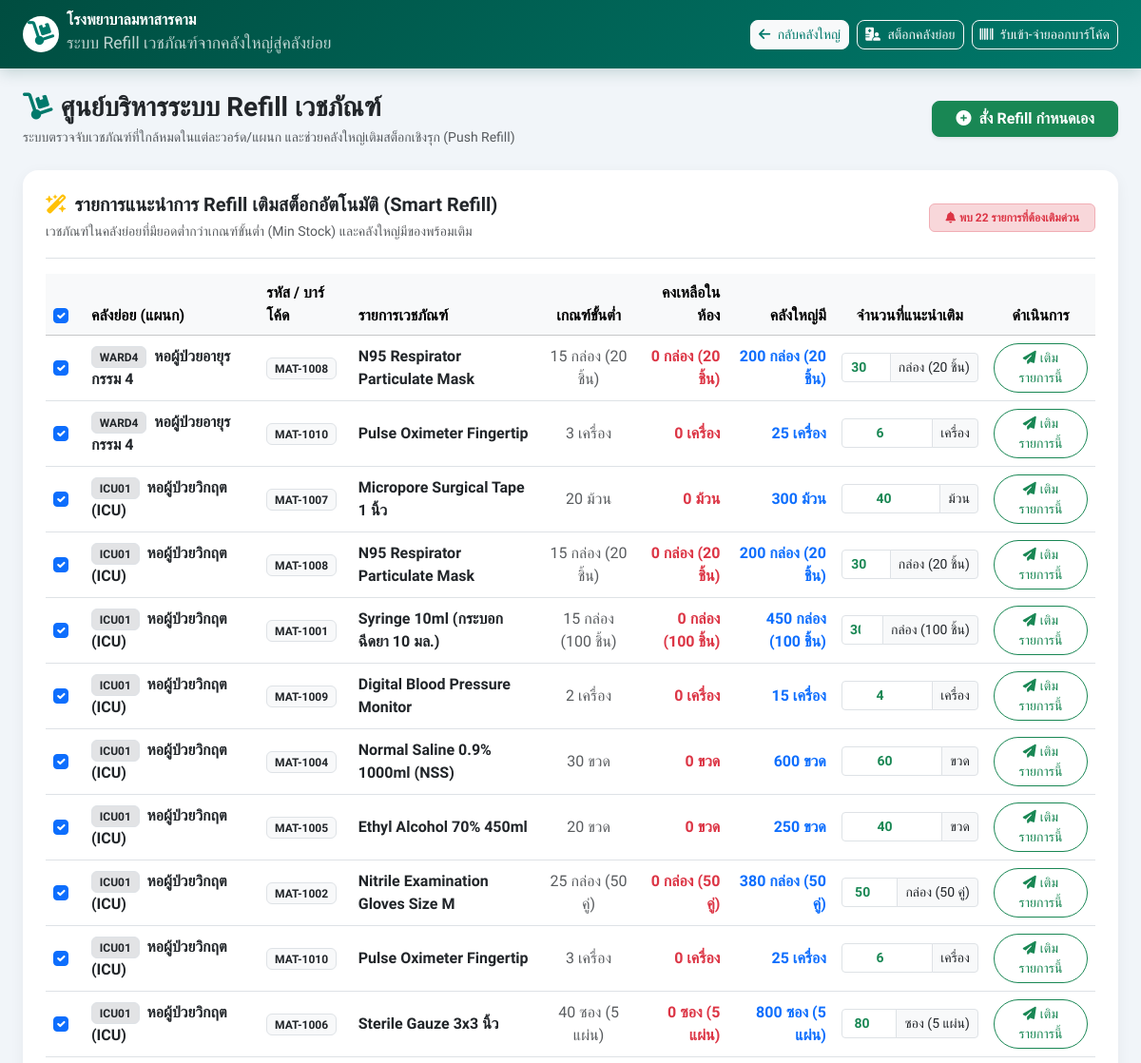
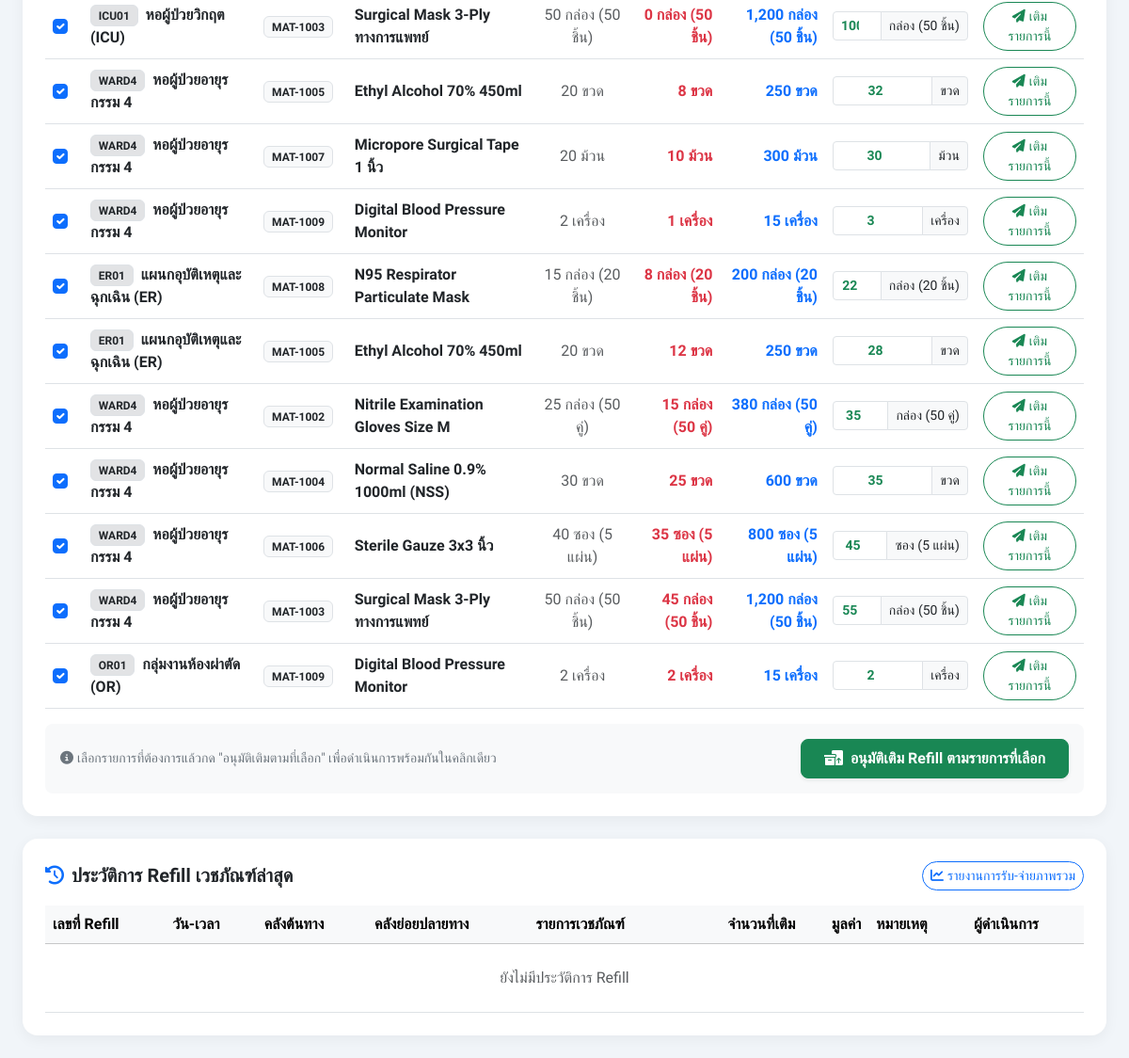
The app's page /admin/refill.php (signed in) with its own data (2 pictures, top to bottom).
### tables this page shows
CREATE TABLE `units` (
    `unit_id` INT AUTO_INCREMENT PRIMARY KEY,
    `unit_code` VARCHAR(50) NOT NULL UNIQUE,
    `unit_name` VARCHAR(150) NOT NULL,
    `phone` VARCHAR(50) DEFAULT NULL,
    `location` VARCHAR(150) DEFAULT NULL,
    `created_at` TIMESTAMP DEFAULT CURRENT_TIMESTAMP
);

CREATE TABLE `materials` (
    `material_id` INT AUTO_INCREMENT PRIMARY KEY,
    `material_code` VARCHAR(100) NOT NULL UNIQUE,
    `barcode` VARCHAR(100) NULL,
    `material_name` VARCHAR(200) NOT NULL,
    `category` VARCHAR(100) DEFAULT 'เวชภัณฑ์สิ้นเปลือง',
    `unit_unit` VARCHAR(50) NOT NULL DEFAULT 'ชิ้น',
    `unit_price` DECIMAL(10,2) NOT NULL DEFAULT 0.00,
    `supplier` VARCHAR(150) NULL DEFAULT 'องค์การเภสัชกรรม (GPO)',
    `lot_no` VARCHAR(100) NULL,
    `exp_date` DATE NULL,
    `min_stock` INT DEFAULT 10,
    `description` TEXT NULL,
    `created_at` TIMESTAMP DEFAULT CURRENT_TIMESTAMP
);

### config.php (called while the page is built, shortened)
<?php
function h($string) {
    return htmlspecialchars($string ?? '', ENT_QUOTES, 'UTF-8');
}
    ?>

### admin/refill.php (the view, shortened to what this page needs)
<?php
require_once __DIR__ . '/../config.php';
$suggestions = $pdo->query("
    SELECT u.unit_id, u.unit_code, u.unit_name, u.location,
           m.material_id, m.material_code, m.barcode, m.material_name, m.unit_unit, m.min_stock, m.unit_price,
           COALESCE(us.quantity, 0) AS unit_stock,
           COALESCE(c_us.quantity, 0) AS central_stock
    FROM units u
    CROSS JOIN materials m
    LEFT JOIN unit_stocks us ON u.unit_id = us.unit_id AND m.material_id = us.material_id
    LEFT JOIN unit_stocks c_us ON c_us.unit_id = 1 AND m.material_id = c_us.material_id
    WHERE u.unit_id != 1
      AND COALESCE(us.quantity, 0) <= m.min_stock
      AND COALESCE(c_us.quantity, 0) > 0
    ORDER BY (COALESCE(us.quantity, 0) / GREATEST(m.min_stock, 1)) ASC, u.unit_id ASC
")->fetchAll();
$refill_history = $pdo->query("
    SELECT ro.*, m.material_code, m.material_name, m.unit_unit, m.unit_price,
           u_from.unit_name AS from_unit_name,
           u_to.unit_name AS to_unit_name,
           usr.full_name AS created_by_name
    FROM refill_orders ro
    JOIN materials m ON ro.material_id = m.material_id
    JOIN units u_from ON ro.from_unit_id = u_from.unit_id
    JOIN units u_to ON ro.to_unit_id = u_to.unit_id
    LEFT JOIN users usr ON ro.created_by = usr.user_id
    ORDER BY ro.refill_id DESC
    LIMIT 30
")->fetchAll();
?>
<!DOCTYPE html>
<html lang="th">
<head>
    <link href="https://cdn.jsdelivr.net/npm/bootstrap@5.3.2/dist/css/bootstrap.min.css" rel="stylesheet">
    <link href="https://cdnjs.cloudflare.com/ajax/libs/font-awesome/6.5.1/css/all.min.css" rel="stylesheet">
</head>
<body>
<nav class="navbar navbar-expand-lg navbar-dark navbar-mhk sticky-top py-2">
    <div class="container-fluid px-lg-4">
        <a class="navbar-brand d-flex align-items-center" href="dashboard.php">
            <span class="bg-white text-success rounded-circle p-2 me-2 d-inline-flex align-items-center justify-content-center" style="width: 38px; height: 38px;">
                <i class="fa-solid fa-dolly fa-lg" style="color: #00796b;"></i>
            </span>
            <div>
                <span class="fw-bold d-block lh-1 fs-6 fs-md-5">โรงพยาบาลมหาสารคาม</span>
                <span class="small opacity-75 fs-7">ระบบ Refill เวชภัณฑ์จากคลังใหญ่สู่คลังย่อย</span>
            </div>
        </a>
        <div class="d-flex align-items-center gap-2">
            <a href="dashboard.php" class="btn btn-sm btn-light text-teal fw-medium rounded-3" style="color: #00796b;">
                <i class="fa-solid fa-arrow-left me-1"></i> กลับคลังใหญ่
            </a>
            <a href="subunits_stock.php" class="btn btn-sm btn-outline-light rounded-3">
                <i class="fa-solid fa-hospital-user me-1"></i> สต็อกคลังย่อย
            </a>
            <a href="stock_in_out.php" class="btn btn-sm btn-outline-light rounded-3">
                <i class="fa-solid fa-barcode me-1"></i> รับเข้า-จ่ายออกบาร์โค้ด
            </a>
        </div>
    </div>
</nav>
<div class="container-fluid py-4 px-lg-4">
    <div class="d-flex flex-column flex-md-row justify-content-between align-items-md-center gap-3 mb-4">
        <div>
            <h3 class="fw-bold text-dark mb-1">
                <i class="fa-solid fa-dolly text-teal me-2" style="color: #00796b;"></i>ศูนย์บริหารระบบ Refill เวชภัณฑ์
            </h3>
            <p class="text-muted small mb-0">ระบบตรวจจับเวชภัณฑ์ที่ใกล้หมดในแต่ละวอร์ด/แผนก และช่วยคลังใหญ่เติมสต็อกเชิงรุก (Push Refill)</p>
        </div>
        <button class="btn btn-success rounded-3 shadow-sm px-4 fw-semibold" data-bs-toggle="modal" data-bs-target="#modalManualRefill">
            <i class="fa-solid fa-plus-circle me-1"></i> สั่ง Refill กำหนดเอง
        </button>
    </div>
    <div class="row g-4">
        <div class="col-12">
            <div class="card card-custom bg-white p-4">
                <div class="d-flex justify-content-between align-items-center mb-3 border-bottom pb-3">
                    <div>
                        <h5 class="fw-bold text-dark mb-1">
                            <i class="fa-solid fa-wand-magic-sparkles text-warning me-2"></i>รายการแนะนำการ Refill เติมสต็อกอัตโนมัติ (Smart Refill)
                        </h5>
                        <small class="text-muted">เวชภัณฑ์ในคลังย่อยที่มียอดต่ำกว่าเกณฑ์ขั้นต่ำ (Min Stock) และคลังใหญ่มีของพร้อมเติม</small>
                    </div>
                    <?php if (!empty($suggestions)): ?>
                        <span class="badge bg-danger-subtle text-danger border border-danger-subtle px-3 py-2 fs-7">
                            <i class="fa-solid fa-bell me-1"></i>พบ <?= count($suggestions) ?> รายการที่ต้องเติมด่วน
                        </span>
                    <?php endif; ?>
                </div>
                <?php if (empty($suggestions)): ?>
                    <div class="text-center py-5">
                        <i class="fa-solid fa-circle-check text-success fs-1 mb-2"></i>
                        <h5 class="fw-bold text-dark">สต็อกเวชภัณฑ์ทุกคลังย่อยอยู่ในระดับปกติ</h5>
                        <p class="text-muted small">ไม่มีรายการใดที่ต่ำกว่าเกณฑ์ขั้นต่ำที่ต้องเติมในขณะนี้</p>
                    </div>
                <?php else: ?>
                    <form method="POST">
                        <div class="table-responsive">
                            <table class="table table-hover align-middle mb-3">
                                <thead class="table-light">
                                    <tr>
                                        <th style="width: 40px;">
                                            <input type="checkbox" id="checkAllRefill" class="form-check-input" checked>
                                        </th>
                                        <th>คลังย่อย (แผนก)</th>
                                        <th>รหัส / บาร์โค้ด</th>
                                        <th>รายการเวชภัณฑ์</th>
                                        <th class="text-center">เกณฑ์ขั้นต่ำ</th>
                                        <th class="text-end">คงเหลือในห้อง</th>
                                        <th class="text-end">คลังใหญ่มี</th>
                                        <th class="text-center" style="width: 160px;">จำนวนที่แนะนำเติม</th>
                                        <th class="text-center">ดำเนินการ</th>
                                    </tr>
                                </thead>
                                <tbody>
                                    <?php foreach ($suggestions as $idx => $sg): ?>
                                        <tr>
                                            <td>
                                                <input type="checkbox" name="items[<?= $idx ?>][selected]" value="1" class="form-check-input refill-check" checked>
                                            </td>
                                            <td>
                                                <span class="badge bg-secondary-subtle text-dark border me-1"><?= h($sg['unit_code']) ?></span>
                                                <span class="fw-semibold text-dark"><?= h($sg['unit_name']) ?></span>
                                            </td>
                                            <td>
                                                <span class="badge bg-light text-dark border"><?= h($sg['material_code']) ?></span>
                                            </td>
                                            <td class="fw-semibold text-dark"><?= h($sg['material_name']) ?></td>
                                            <td class="text-center text-muted"><?= number_format($sg['min_stock']) ?> <?= h($sg['unit_unit']) ?></td>
                                            <td class="text-end fw-bold text-danger">
                                                <?= number_format($sg['unit_stock']) ?> <?= h($sg['unit_unit']) ?>
                                            </td>
                                            <td class="text-end fw-bold text-primary">
                                                <?= number_format($sg['central_stock']) ?> <?= h($sg['unit_unit']) ?>
                                            </td>
                                            <td class="text-center">
                                                <div class="input-group input-group-sm">
                                                    <input type="number" name="items[<?= $idx ?>][quantity]" class="form-control text-center fw-bold text-success" value="<?= $sg['suggested_qty'] ?>" min="1" max="<?= $sg['central_stock'] ?>" required>
                                                    <span class="input-group-text bg-light"><?= h($sg['unit_unit']) ?></span>
                                                </div>
                                            </td>
                                            <td class="text-center">
                                                <button type="button" class="btn btn-sm btn-outline-success rounded-pill px-3"
                                                        onclick="doSingleRefill(<?= $sg['unit_id'] ?>, <?= $sg['material_id'] ?>, <?= $sg['suggested_qty'] ?>, '<?= h(addslashes($sg['material_name'])) ?>', '<?= h(addslashes($sg['unit_name'])) ?>')">
                                                    <i class="fa-solid fa-paper-plane me-1"></i>เติมรายการนี้
                                                </button>
                                            </td>
                                        </tr>
                                    <?php endforeach; ?>
                                </tbody>
                            </table>
                        </div>
                        <div class="d-flex justify-content-between align-items-center p-3 bg-light rounded-3">
                            <span class="small text-secondary">
                                <i class="fa-solid fa-circle-info me-1"></i>เลือกรายการที่ต้องการแล้วกด "อนุมัติเติมตามที่เลือก" เพื่อดำเนินการพร้อมกันในคลิกเดียว
                            </span>
                            <button type="submit" class="btn btn-success px-4 py-2 rounded-3 shadow-sm fw-bold">
                                <i class="fa-solid fa-boxes-packing me-1"></i> อนุมัติเติม Refill ตามรายการที่เลือก
                            </button>
                        </div>
                    </form>
                <?php endif; ?>
            </div>
        </div>
        <div class="col-12">
            <div class="card card-custom bg-white p-4">
                <div class="d-flex justify-content-between align-items-center mb-3">
                    <h5 class="fw-bold mb-0 text-dark">
                        <i class="fa-solid fa-clock-rotate-left text-primary me-2"></i>ประวัติการ Refill เวชภัณฑ์ล่าสุด
                    </h5>
                    <a href="reports.php" class="btn btn-sm btn-outline-primary rounded-pill">
                        <i class="fa-solid fa-chart-line me-1"></i>รายงานการรับ-จ่ายภาพรวม
                    </a>
                </div>
                <div class="table-responsive">
                    <table class="table table-hover align-middle mb-0">
                        <thead class="table-light">
                            <tr>
                                <th>เลขที่ Refill</th>
                                <th>วัน-เวลา</th>
                                <th>คลังต้นทาง</th>
                                <th>คลังย่อยปลายทาง</th>
                                <th>รายการเวชภัณฑ์</th>
                                <th class="text-end">จำนวนที่เติม</th>
                                <th class="text-end">มูลค่า</th>
                                <th>หมายเหตุ</th>
                                <th>ผู้ดำเนินการ</th>
                            </tr>
                        </thead>
                        <tbody>
                            <?php if (empty($refill_history)): ?>
                                <tr>
                                    <td colspan="9" class="text-center py-4 text-muted">ยังไม่มีประวัติการ Refill</td>
                                </tr>
                            <?php endif; ?>
                        </tbody>
                    </table>
                </div>
            </div>
        </div>
    </div>
</div>
</body>
</html>

### admin/refill.php (style rules this page uses)
:root { --mhk-primary: #00796b; --mhk-primary-dark: #004d40; }
body { font-family: 'Sarabun', sans-serif; background-color: #f1f5f9; color: #1e293b; }
h1, h2, h3, h4, h5, .nav-link, .btn { font-family: 'Prompt', sans-serif; }
.navbar-mhk { background: linear-gradient(135deg, var(--mhk-primary-dark) 0%, var(--mhk-primary) 100%); box-shadow: 0 4px 15px rgba(0, 77, 64, 0.2); }
.card-custom { border: none; border-radius: 16px; box-shadow: 0 4px 15px rgba(0,0,0,0.05); }

### records on screen
units: unit_code "WARD4", unit_name "หอผู้ป่วยอายุรกรรม 4", materials.material_code "MAT-1008", materials.material_name "N95 Respirator Particulate Mask", materials.min_stock "15", materials.unit_unit "กล่อง (20 ชิ้น)", unit_stock "0", central_stock "200", suggested_qty "30", materials.material_code "MAT-1010", materials.material_name "Pulse Oximeter Fingertip", materials.min_stock "3", materials.unit_unit "เครื่อง", central_stock "25", suggested_qty "6", materials.material_code "MAT-1005", materials.material_name "Ethyl Alcohol 70% 450ml", materials.min_stock "20", materials.unit_unit "ขวด", unit_stock "8", central_stock "250", suggested_qty "32", materials.material_code "MAT-1007", materials.material_name "Micropore Surgical Tape 1 นิ้ว", materials.unit_unit "ม้วน", unit_stock "10", central_stock "300", materials.material_code "MAT-1009", materials.material_name "Digital Blood Pressure Monitor", materials.min_stock "2", unit_stock "1", central_stock "15", suggested_qty "3", materials.material_code "MAT-1002", materials.material_name "Nitrile Examination Gloves Size M", materials.min_stock "25", materials.unit_unit "กล่อง (50 คู่)", unit_stock "15", central_stock "380", suggested_qty "35", materials.material_code "MAT-1004", materials.material_name "Normal Saline 0.9% 1000ml (NSS)", materials.min_stock "30", unit_stock "25", central_stock "600", materials.material_code "MAT-1006", materials.material_name "Sterile Gauze 3x3 นิ้ว", materials.min_stock "40", materials.unit_unit "ซอง (5 แผ่น)", unit_stock "35", central_stock "800", suggested_qty "45", materials.material_code "MAT-1003", materials.material_name "Surgical Mask 3-Ply ทางการแพทย์", materials.min_stock "50", materials.unit_unit "กล่อง (50 ชิ้น)", unit_stock "45", central_stock "1,200", suggested_qty "55"
units: unit_code "ICU01", unit_name "หอผู้ป่วยวิกฤต (ICU)", materials.material_code "MAT-1007", materials.material_name "Micropore Surgical Tape 1 นิ้ว", materials.min_stock "20", materials.unit_unit "ม้วน", unit_stock "0", central_stock "300", suggested_qty "40", materials.material_code "MAT-1008", materials.material_name "N95 Respirator Particulate Mask", materials.min_stock "15", materials.unit_unit "กล่อง (20 ชิ้น)", central_stock "200", suggested_qty "30", materials.material_code "MAT-1001", materials.material_name "Syringe 10ml (กระบอกฉีดยา 10 มล.)", materials.unit_unit "กล่อง (100 ชิ้น)", central_stock "450", materials.material_code "MAT-1009", materials.material_name "Digital Blood Pressure Monitor", materials.min_stock "2", materials.unit_unit "เครื่อง", central_stock "15", suggested_qty "4", materials.material_code "MAT-1004", materials.material_name "Normal Saline 0.9% 1000ml (NSS)", materials.min_stock "30", materials.unit_unit "ขวด", central_stock "600", suggested_qty "60", materials.material_code "MAT-1005", materials.material_name "Ethyl Alcohol 70% 450ml", central_stock "250", materials.material_code "MAT-1002", materials.material_name "Nitrile Examination Gloves Size M", materials.min_stock "25", materials.unit_unit "กล่อง (50 คู่)", central_stock "380", suggested_qty "50", materials.material_code "MAT-1010", materials.material_name "Pulse Oximeter Fingertip", materials.min_stock "3", central_stock "25", suggested_qty "6", materials.material_code "MAT-1006", materials.material_name "Sterile Gauze 3x3 นิ้ว", materials.min_stock "40", materials.unit_unit "ซอง (5 แผ่น)", central_stock "800", suggested_qty "80", materials.material_code "MAT-1003", materials.material_name "Surgical Mask 3-Ply ทางการแพทย์", materials.min_stock "50", materials.unit_unit "กล่อง (50 ชิ้น)", central_stock "1,200", suggested_qty "100"
units: unit_code "ER01", unit_name "แผนกอุบัติเหตุและฉุกเฉิน (ER)", materials.material_code "MAT-1008", materials.material_name "N95 Respirator Particulate Mask", materials.min_stock "15", materials.unit_unit "กล่อง (20 ชิ้น)", unit_stock "8", central_stock "200", suggested_qty "22", materials.material_code "MAT-1005", materials.material_name "Ethyl Alcohol 70% 450ml", materials.min_stock "20", materials.unit_unit "ขวด", unit_stock "12", central_stock "250", suggested_qty "28"
units: unit_code "OR01", unit_name "กลุ่มงานห้องผ่าตัด (OR)", materials.material_code "MAT-1009", materials.material_name "Digital Blood Pressure Monitor", materials.min_stock "2", materials.unit_unit "เครื่อง", unit_stock "2", central_stock "15", suggested_qty "2"

### other values on screen
count($suggestions) "22"
